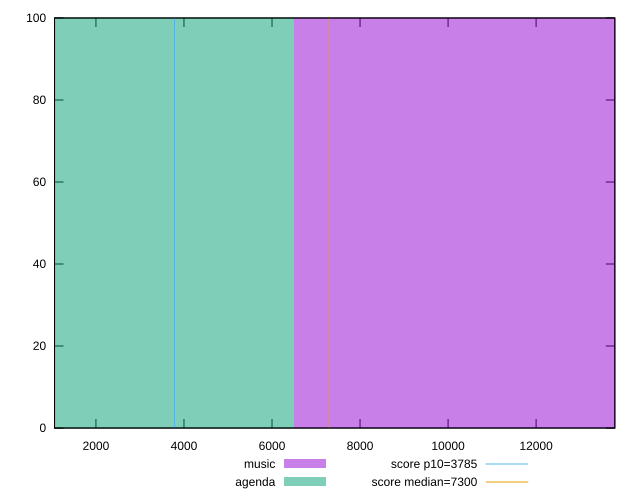

The script that saved this image:
reset

$music <<EOF
12993.693453936874 100
EOF

$agenda <<EOF
0 100
EOF

set key outside below
set boxwidth 12993.693453936874
set xrange [1059.1248:13788.428999999996]
set yrange [0:100]
set trange [0:100]
set style fill transparent solid 0.5 noborder

set parametric
set terminal svg size 640, 500 enhanced background rgb 'white'
set output "reports/report_00031_2021-02-24T23-18-18.084Z/interactive/comparison/histogram/0_vs_1.svg"

plot $music title "music" with boxes, \
     $agenda title "agenda" with boxes, \
     3785,t title "score p10=3785", \
     7300,t title "score median=7300"

reset
